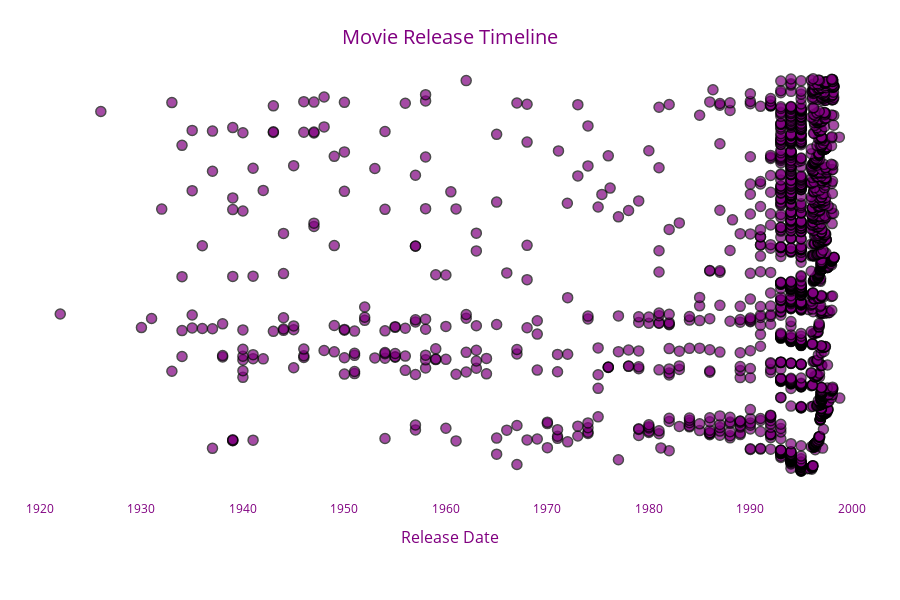

This figure's notebook cell:
### Code cell
# Convert the 'release_date' column to datetime
movies['release_date'] = pd.to_datetime(movies['release_date'], errors='coerce')

# Drop movies without a release date
movies_clean = movies[movies['release_date'].notnull()]

# Assign a unique Y-value to each movie to prevent overlapping
movies_clean['y_position'] = np.arange(len(movies_clean))

# Create the plotly scatter plot
fig = go.Figure()

# Add the scatter plot with movie data
fig.add_trace(go.Scatter(
    x=movies_clean['release_date'],
    y=movies_clean['y_position'],
    mode='markers',
    marker=dict(
        size=10,
        color='purple',        # Use a consistent purple theme
        opacity=0.7,
        line=dict(width=1.5, color='black')
    ),
    text=movies_clean['movie_title'],  # Text for hover
    name='Movies'
))

# Customize layout for better aesthetics
fig.update_layout(
    title=dict(
        text="Movie Release Timeline",
        font=dict(size=20, color='purple'),  # Title color matches the theme
        x=0.5, y=0.95  # Centered title position
    ),
    xaxis=dict(
        title='Release Date',
        titlefont=dict(size=16, color='purple'),  # Axis title in theme color
        tickfont=dict(size=12, color='purple')    # Tick labels in theme color
    ),
    yaxis=dict(
        showticklabels=False,  # Hide y-axis tick labels
        tickvals=[],           # Remove y-axis tick values
        showgrid=False,        # Optionally remove gridlines
        zeroline=False         # Remove the zero line if present
    ),
    showlegend=False,
    height=600,  # Set height for better view
    margin=dict(l=10, r=10, t=50, b=100),  # Adjust margins
    plot_bgcolor="white"  # Clean white background
)

# Display the plot
fig.show()

### Figure 1 — Plotly figure (JSON) as saved in the notebook; plotly's stock layout.template omitted (floating-point values rounded to 4 significant figures; data arrays with more than 128 entries replaced by an {"elided": "..."} marker saying what was removed)
{"data": [{"marker": {"color": "purple", "line": {"color": "black", "width": 1.5}, "opacity": 0.7, "size": 10}, "mode": "markers", "name": "Movies", "text": {"elided": "1681 str values"}, "type": "scatter", "x": {"elided": "1681 str values"}, "y": {"elided": "1681 int values"}}], "layout": {"height": 600, "margin": {"b": 100, "l": 10, "r": 10, "t": 50}, "plot_bgcolor": "white", "showlegend": false, "title": {"font": {"color": "purple", "size": 20}, "text": "Movie Release Timeline", "x": 0.5, "y": 0.95}, "xaxis": {"tickfont": {"color": "purple", "size": 12}, "title": {"font": {"color": "purple", "size": 16}, "text": "Release Date"}}, "yaxis": {"showgrid": false, "showticklabels": false, "tickvals": [], "zeroline": false}}}
